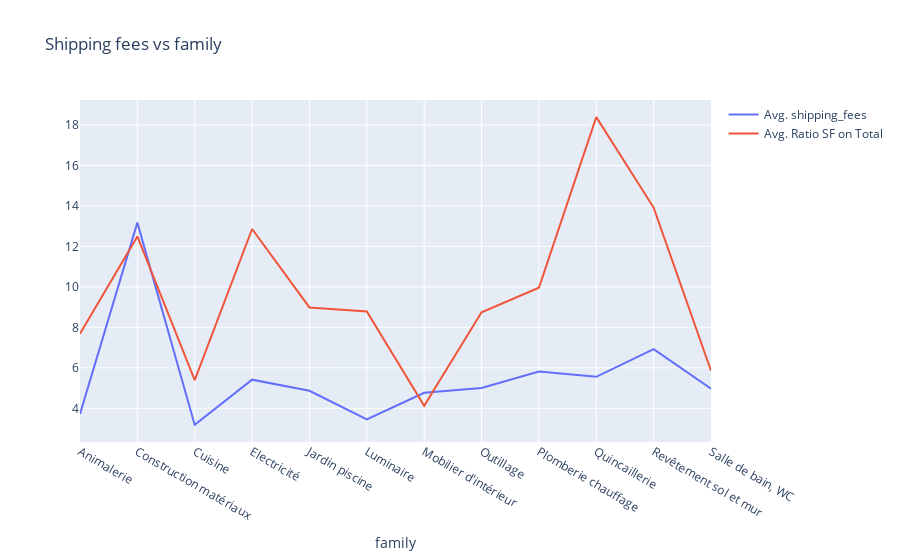

Source (notebook cell):
### Code cell
fig = make_subplots(rows=1, cols=1)

fig.add_trace(go.Scatter(x=df_family_fee_avg['family'], y=df_family_fee_avg['shipping_fees'], mode='lines', name= 'Avg. Shipping Fees'), row=1, col=1)
fig.add_trace(go.Scatter(x=df_family_fee_avg['family'], y=df_family_fee_avg['ratio'], mode='lines', name= 'Avg. Ratio of SF on Total'), row=1, col=1)
fig.update_layout(title='Shipping Fees vs Family',
                   xaxis_title='Family')
fig.show()

### Figure 1 — Plotly figure (JSON) as saved in the notebook; plotly's stock layout.template omitted (floating-point values rounded to 4 significant figures)
{"data": [{"mode": "lines", "name": "Avg. shipping_fees", "type": "scatter", "x": ["Animalerie", "Construction matériaux", "Cuisine", "Electricité", "Jardin piscine", "Luminaire", "Mobilier d'intérieur", "Outillage", "Plomberie chauffage", "Quincaillerie", "Revêtement sol et mur", "Salle de bain, WC"], "xaxis": "x", "y": [3.716, 13.18, 3.181, 5.416, 4.865, 3.458, 4.768, 5.006, 5.816, 5.555, 6.921, 4.967], "yaxis": "y"}, {"mode": "lines", "name": "Avg. Ratio SF on Total", "type": "scatter", "x": ["Animalerie", "Construction matériaux", "Cuisine", "Electricité", "Jardin piscine", "Luminaire", "Mobilier d'intérieur", "Outillage", "Plomberie chauffage", "Quincaillerie", "Revêtement sol et mur", "Salle de bain, WC"], "xaxis": "x", "y": [7.681, 12.49, 5.389, 12.86, 8.984, 8.782, 4.12, 8.743, 9.958, 18.39, 13.92, 5.862], "yaxis": "y"}], "layout": {"title": {"text": "Shipping fees vs family"}, "xaxis": {"anchor": "y", "domain": [0, 1], "title": {"text": "family"}}, "yaxis": {"anchor": "x", "domain": [0, 1]}}}
